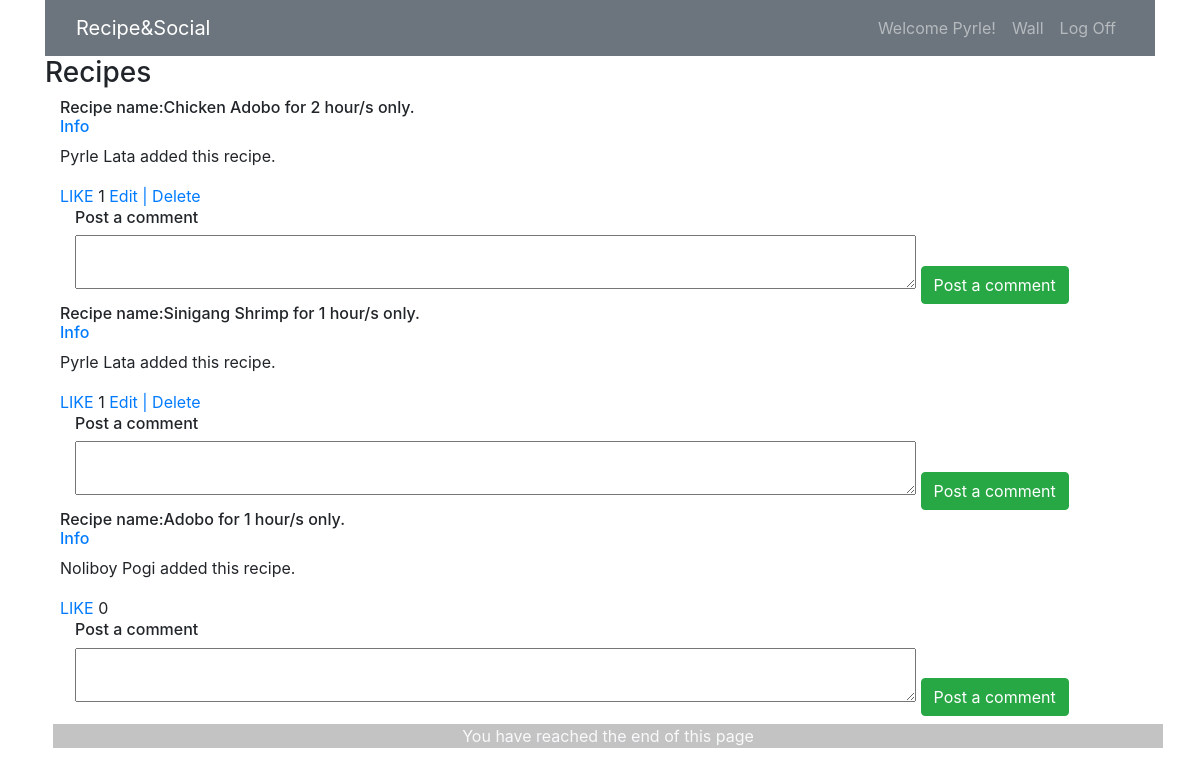
The app's page /recipes/wall (signed in), older data.
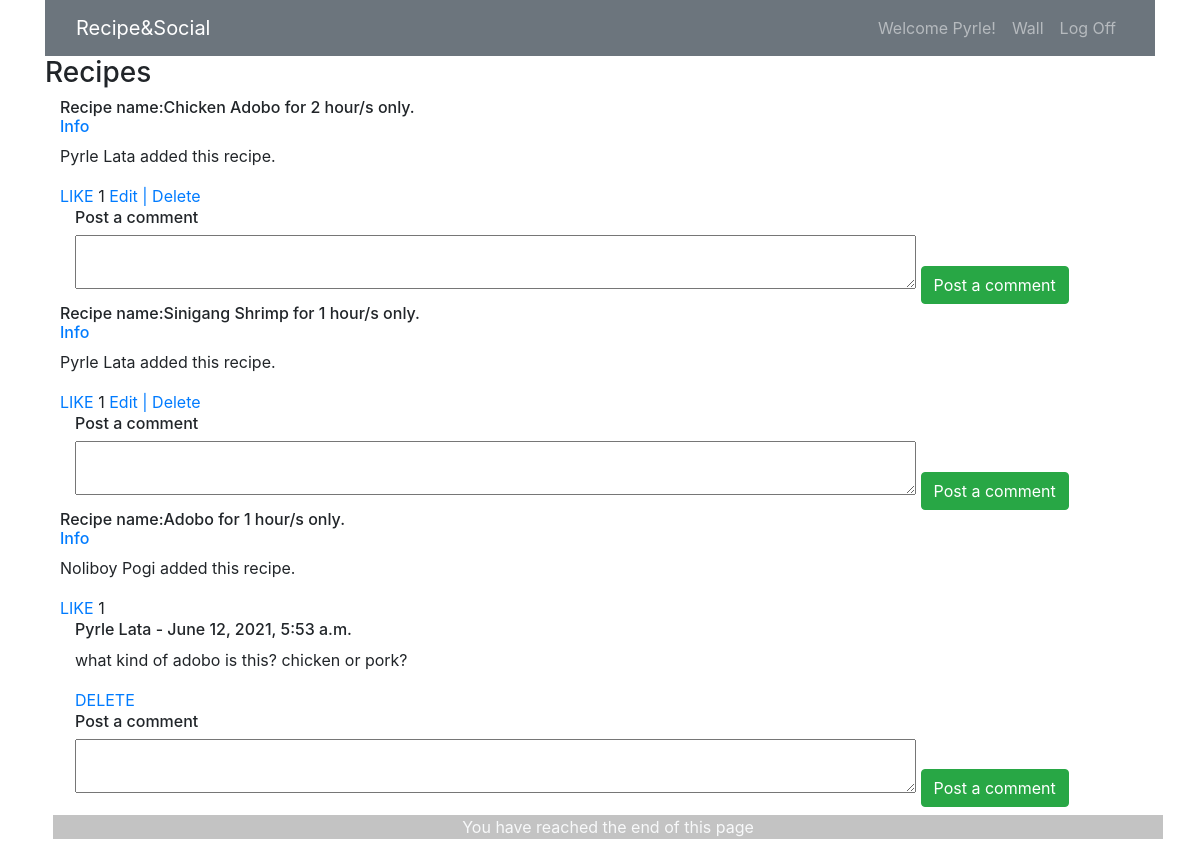
The same page, newer data.
### recipeandsocial_app/models.py (models this page shows, shortened)
class User(models.Model):
  first_name = models.CharField(max_length=45)
  last_name = models.CharField(max_length=45)
  email = models.EmailField(unique=True)
  password = models.CharField(max_length=255)
  created_at = models.DateTimeField(auto_now_add=True, null=True)
  updated_at = models.DateTimeField(auto_now=True, null=True)
  objects = UserManager()

class Recipe(models.Model):
  recipe_name = models.CharField(max_length=255)
  ingredients = models.CharField(max_length=255)
  cooking_instruction = models.TextField(max_length=2000)
  desc = models.TextField()
  duration = models.IntegerField()
  user = models.ForeignKey(User, related_name="recipes", on_delete=models.CASCADE)
  created_at = models.DateTimeField(auto_now_add=True, null=True)
  updated_at = models.DateTimeField(auto_now=True, null=True)
  likes = models.ManyToManyField(User, related_name="likes")
  objects = RecipeManager()

class Comment(models.Model):
  text = models.CharField(max_length=280)
  user = models.ForeignKey(User, related_name="comment", on_delete=models.CASCADE)
  recipe = models.ForeignKey(Recipe, related_name="comments", on_delete=models.CASCADE)
  created_at = models.DateTimeField(auto_now_add=True, null=True)
  updated_at = models.DateTimeField(auto_now=True, null=True)

### recipeandsocial_app/views.py (the view)
# urls.py: path('recipes/wall', views.recipe_wall),
def recipe_wall(request):
    user = User.objects.get(id=request.session['user_id'])
    recipes = Recipe.objects.all()
    context = {
        "user": user,
        "recipes": recipes,
    }
    return render(request, 'recipe_feed.html', context)

### recipeandsocial_app/templates/recipe_feed.html (shortened to what this page needs)
<!DOCTYPE html>
<html lang="en">
<head>
    <link rel="stylesheet" href="https://maxcdn.bootstrapcdn.com/bootstrap/4.0.0/css/bootstrap.min.css"
>
</head>
<body>
  <div class="container mx-auto">
    <nav class="navbar navbar-expand-sm bg-secondary navbar-dark">
      <div class="col-sm-4 col-md-4">
          <a class="navbar-brand" href="/recipes">Recipe&Social</a>
      </div>
      <div class="col">
          <ul class="navbar-nav float-sm-right">
            <li class="nav-item">
              <a class="nav-link" href="#"> Welcome {{ user.first_name }}!</a>
            </li>
            <li class="nav-item">
                <a class="nav-link" href="/recipes/wall">Wall</a>
            </li>
            <li class="nav-item">
                <a class="nav-link" href="/logout">Log Off</a>
            </li>
          </ul>
      </div>
    </nav>
    <h3>Recipes</h3>
    {% for recipe in recipes %}
    <div class="container-fluid">
        <h6>Recipe name:{{ recipe.recipe_name }} for {{ recipe.duration }} hour/s only.<br><a href="/recipes/{{ recipe.id }}">Info</a>  </h6>
            <p action=>{{ recipe.user.first_name }} {{ recipe.user.last_name }} added this recipe.</p>
        <span><a href="/add-like/{{ recipe.id }}">LIKE</a></span>
        <span>{{ recipe.likes.count }}</span>
        {% if request.session.user_id == recipe.user.id %}
        <span><a href="/recipes/{{ recipe.id }}/edit">Edit | </a></span>
        <span><a href="/recipes/{{ recipe.id }}/destroy">Delete</a></span>
        {% endif %}
        {% for comment in recipe.comments.all %}
        <div class="container-fluid">
          <h6>{{ comment.user.first_name }} {{ comment.user.last_name }} - {{ comment.created_at }}</h6>
          <p>
            {{comment.text}}
          </p>
            {% if request.session.user_id == comment.user.id %}
          <span><a href="/delete-comment/{{ comment.id }}">DELETE</a></span>
          {% endif %}
        </div>
        {% endfor %}
        <div class="container-fluid">
          <h6>Post a comment</h6>
          <form action="/add-comment" method="post">
            <textarea name="comment_text" id="" cols="80" rows="2"></textarea>
            <button class="btn btn-success">Post a comment</button>
          </form>
        </div>
    </div>
    {% endfor %}
    <div class="container-fluid text-center text-light m-2" style= "background-color:rgb(195 195 195);">You have reached the end of this page</div>
  </div>
</body>
</html>

Row changes from the older to the newer data that the page shows:
computed for Recipe "Adobo": likes.count "0" → "1"
added Comment: user.first_name "Pyrle", user.last_name "Lata", created_at "June 12, 2021, 5:53 a.m.", text "what kind of adobo is this? chicken or pork?", shown under Recipe "Adobo"
